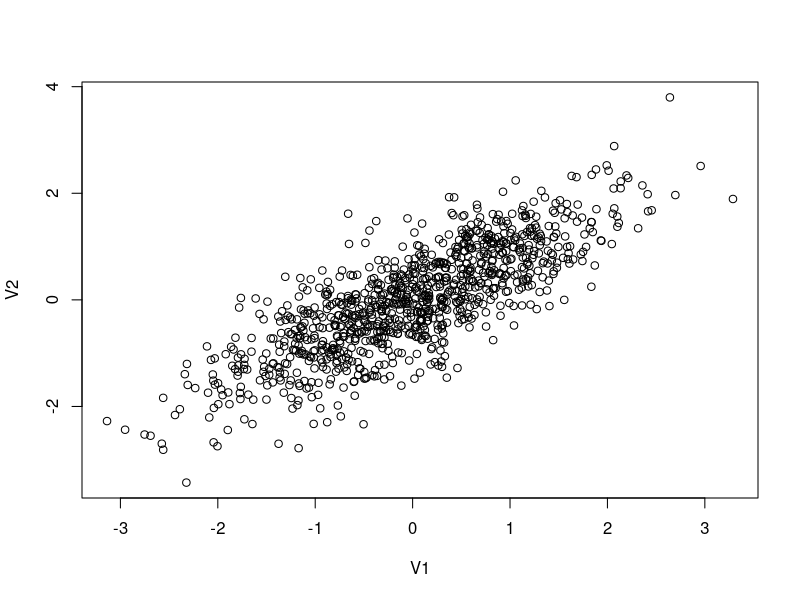
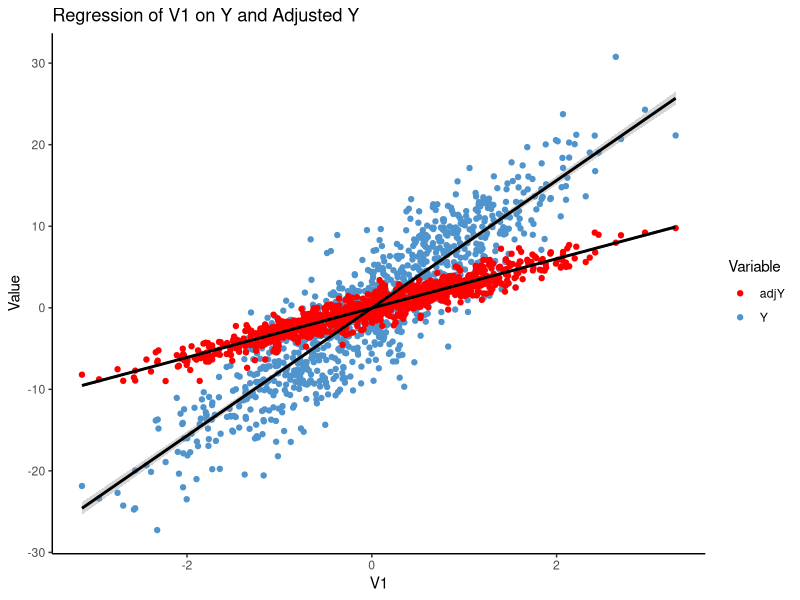

R code for these plots, in order:
## ---- chunk 1
knitr::opts_chunk$set(echo = TRUE)
## ---- chunk 2
#This is a comment, alone in a chunk. 

## ---- chunk 3
library(MASS)
library(ggplot2)

out <- as.data.frame(mvrnorm(1000, mu = c(0,0), 
                     Sigma = matrix(c(1,0.8,0.8,1), ncol = 2), 
                     empirical = TRUE))
cor(out)
plot(out)

## ---- chunk 4
out$error<-rnorm(1000, mean=0, sd=1)

#The data generating process
B1<-3
B2<-6

out$Y<-out$V1*B1+out$V2*B2+out$error
## ---- chunk 5
summary(lm(Y~V1+V2, data=out))
## ---- chunk 6
summary(lm(Y~V1, data=out))
## ---- chunk 7
out$adjY<-out$Y-B2*out$V2
summary(lm(adjY~V1,data=out))
## ---- chunk 8
plotted <- ggplot(out, aes(V1, y = value, color = variable)) + 
   geom_point(aes(y = Y, col = "Y")) +
   geom_point(aes(y = adjY, col = "adjY"))+
   geom_smooth(method='lm', aes(y = Y), col = "black")+
   geom_smooth(method='lm', aes(y = adjY), col = "black") +
   scale_color_manual(name="Variable", values = c("Y"= "steelblue3", "adjY"="red"))+ 
   theme_classic()+
   ggtitle ("Regression of V1 on Y and Adjusted Y")+ 
   ylab("Value")

 
   
 plotted 
